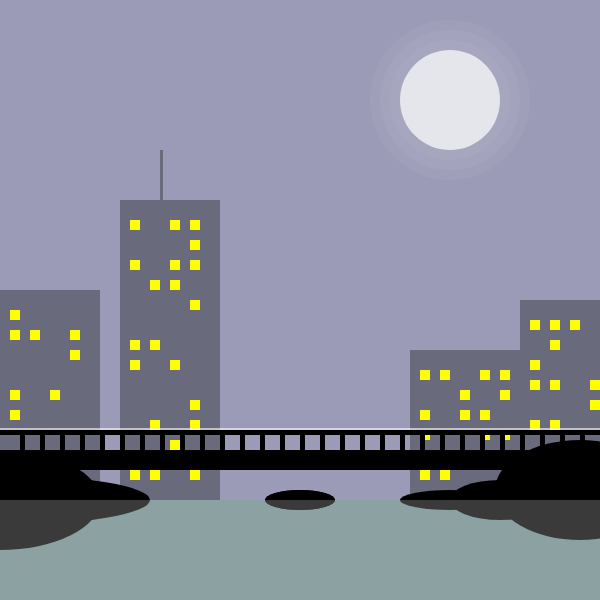
Frame 1 (no input)
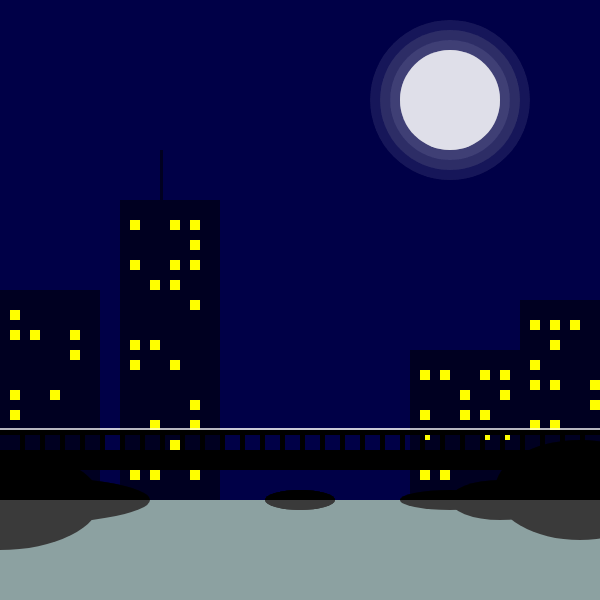
Frame 60 (no input)
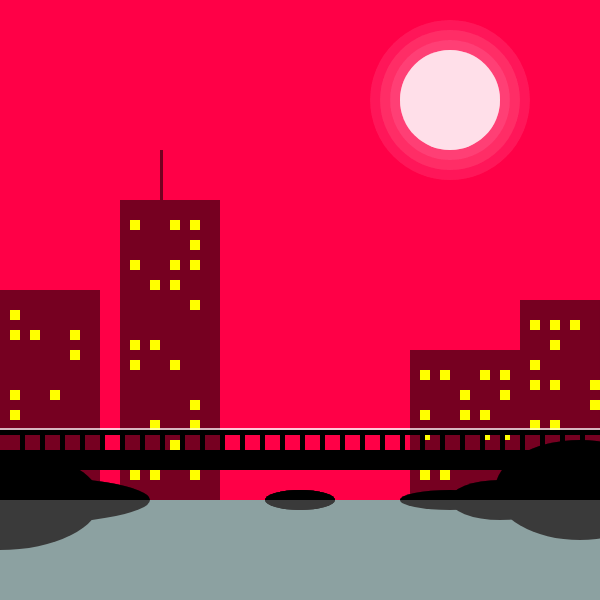
Frame 120 (the mouse pressed at the canvas centre since frame 60)

The p5.js sketch that drew these frames (run headless with seeded random() and noise() and a simulated clock; from frame 60 on, the mouse is pressed at the canvas centre):

// p5.js sketch
// ── sketch.js

 var lichtEen;
 var lichtTwee;


function setup() {
  createCanvas(600, 600);
  noStroke();
  lichtEen = color("yellow");
  lichtTwee = color ("black");

}

function draw() {

  background ( mouseX, 0, 73, 100, 170);
  


  //SUN
  fill(255, 180);
  ellipse(450, 100, 100, 100);
  fill(255, 10);
  ellipse(450, 100, 120, 120);
  ellipse(450, 100, 140, 140);
  ellipse(450, 100, 160, 160);

  //BUILDINGS
  fill(0, 80);
  rect(0, 290, 100, 200);
  rect(120, 200, 100, 300);
  rect(160, 150, 3, 50);
  rect(410, 350, 200, 300);
  rect(520, 300, 100, 50);



  //WINDOWS FIRST BUILDING

  fill(lichtEen);
  rect(10, 310, 10, 10);
  rect(30, 330, 10, 10);
  rect(10, 330, 10, 10);
  rect(70, 330, 10, 10);
  rect(70, 350, 10, 10);
  fill ("yellow")
  rect(10, 410, 10, 10);
  rect(10, 390, 10, 10);
  fill(lichtEen, 70);
  rect(50, 390, 10, 10);

  //WINDOWS BUILDING 2
  rect(130, 220, 10, 10);
  rect(170, 220, 10, 10);
  rect(190, 220, 10, 10);
  rect(190, 240, 10, 10);
  rect(190, 260, 10, 10);
  rect(170, 260, 10, 10);
  rect(130, 260, 10, 10);
  rect(170, 280, 10, 10);
  rect(150, 280, 10, 10);
  rect(190, 300, 10, 10);
  rect(150, 340, 10, 10);
  rect(130, 340, 10, 10);
  rect(130, 360, 10, 10);
  rect(170, 360, 10, 10);
  rect(190, 420, 10, 10);
  rect(150, 420, 10, 10);
  rect(190, 400, 10, 10);
  rect(170, 440, 10, 10);
  rect(130, 470, 10, 10);
  rect(150, 470, 10, 10);
  rect(190, 470, 10, 10);

  //WINDOWS BUILDING 3
  rect(420, 370, 10, 10);
  rect(440, 370, 10, 10);;
  rect(480, 370, 10, 10);
  rect(500, 370, 10, 10);
  rect(500, 390, 10, 10);
  rect(460, 390, 10, 10);
  rect(460, 410, 10, 10);
  rect(480, 410, 10, 10);
  rect(420, 410, 10, 10);
  rect(500, 430, 10, 10);
  rect(480, 430, 10, 10);
  rect(420, 430, 10, 10);
  rect(440, 470, 10, 10);
  rect(420, 470, 10, 10);

  //WINDOWS BUILDING 4
  rect(530, 360, 10, 10);
  rect(550, 340, 10, 10);
  rect(530, 320, 10, 10);
  rect(570, 320, 10, 10);
  rect(550, 320, 10, 10);
  rect(590, 380, 10, 10);
  rect(590, 400, 10, 10);
  rect(550, 380, 10, 10);
  rect(530, 380, 10, 10);
  rect(530, 420, 10, 10);
  rect(550, 420, 10, 10);

  //FILL GROUND
  fill(200, 250, 250);
  rect(0, 500, 600, 200);

  //GROUND
  fill(0);
  ellipse(0, 500, 200, 100);
  ellipse(0, 500, 300, 50);
  ellipse(300, 500, 70, 20);
  ellipse(500, 500, 100, 40);
  ellipse(450, 500, 100, 20);
  ellipse(300, 500, 70, 20);
  ellipse(580, 490, 170, 100);


  //BRIDGE
  fill(255, 150);
  rect(0, 428, 600, 2);
  fill(0);
  quad(width / 2 + 500, height / 2 + 150, width / 2 + 576, height / 2 + 170, width / 2 - 586, height / 2 + 170, width / 2 - 560, height / 2 + 150);
  rect(0, 430, 600, 5);
  rect(20, 430, 5, 20);
  rect(40, 430, 5, 20);
  rect(60, 430, 5, 20);
  rect(80, 430, 5, 20);
  rect(100, 430, 5, 20);
  rect(120, 430, 5, 20);
  rect(140, 430, 5, 20);
  rect(160, 430, 5, 20);
  rect(180, 430, 5, 20);
  rect(200, 430, 5, 20);
  rect(220, 430, 5, 20);
  rect(240, 430, 5, 20);
  rect(260, 430, 5, 20);
  rect(280, 430, 5, 20);
  rect(300, 430, 5, 20);
  rect(320, 430, 5, 20);
  rect(340, 430, 5, 20);
  rect(360, 430, 5, 20);
  rect(380, 430, 5, 20);
  rect(400, 430, 5, 20);
  rect(420, 430, 5, 20);
  rect(440, 430, 5, 20);
  rect(460, 430, 5, 20);
  rect(480, 430, 5, 20);
  rect(500, 430, 5, 20);
  rect(520, 430, 5, 20);
  rect(540, 430, 5, 20);
  rect(560, 430, 5, 20);
  rect(580, 430, 5, 20);

  //REFLECTION
  fill(100, 150);
  rect(0, 500, 600, 200);

}
